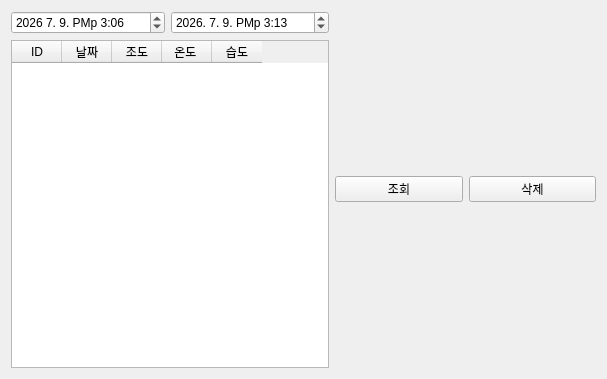
<?xml version="1.0" encoding="UTF-8"?>
<ui version="4.0">
 <class>Tab3Sqlite</class>
 <widget class="QWidget" name="Tab3Sqlite">
  <property name="geometry">
   <rect>
    <x>0</x>
    <y>0</y>
    <width>607</width>
    <height>379</height>
   </rect>
  </property>
  <property name="windowTitle">
   <string>Form</string>
  </property>
  <layout class="QVBoxLayout" name="verticalLayout_6">
   <item>
    <layout class="QHBoxLayout" name="horizontalLayout_4" stretch="1,1">
     <item>
      <layout class="QVBoxLayout" name="verticalLayout_2" stretch="1,9">
       <item>
        <layout class="QHBoxLayout" name="horizontalLayout">
         <item>
          <widget class="QDateTimeEdit" name="pDateTimeEditFrom">
           <property name="enabled">
            <bool>true</bool>
           </property>
           <property name="frame">
            <bool>true</bool>
           </property>
           <property name="dateTime">
            <datetime>
             <hour>15</hour>
             <minute>6</minute>
             <second>0</second>
             <year>2026</year>
             <month>7</month>
             <day>9</day>
            </datetime>
           </property>
           <property name="time">
            <time>
             <hour>15</hour>
             <minute>6</minute>
             <second>0</second>
            </time>
           </property>
           <property name="displayFormat">
            <string>yyyy M. d. Ap h:mm</string>
           </property>
          </widget>
         </item>
         <item>
          <widget class="QDateTimeEdit" name="pDateTimeEditTo">
           <property name="dateTime">
            <datetime>
             <hour>15</hour>
             <minute>13</minute>
             <second>0</second>
             <year>2026</year>
             <month>7</month>
             <day>9</day>
            </datetime>
           </property>
           <property name="time">
            <time>
             <hour>15</hour>
             <minute>13</minute>
             <second>0</second>
            </time>
           </property>
           <property name="displayFormat">
            <string>yyyy. M. d. Ap h:mm</string>
           </property>
          </widget>
         </item>
        </layout>
       </item>
       <item>
        <layout class="QVBoxLayout" name="verticalLayout">
         <item>
          <widget class="QTableWidget" name="pTBsensor">
           <attribute name="horizontalHeaderDefaultSectionSize">
            <number>50</number>
           </attribute>
           <column>
            <property name="text">
             <string>ID</string>
            </property>
           </column>
           <column>
            <property name="text">
             <string>날짜</string>
            </property>
           </column>
           <column>
            <property name="text">
             <string>조도</string>
            </property>
           </column>
           <column>
            <property name="text">
             <string>온도 </string>
            </property>
           </column>
           <column>
            <property name="text">
             <string>습도</string>
            </property>
           </column>
          </widget>
         </item>
        </layout>
       </item>
      </layout>
     </item>
     <item>
      <layout class="QVBoxLayout" name="verticalLayout_5" stretch="1,9">
       <item>
        <layout class="QHBoxLayout" name="horizontalLayout_2">
         <item>
          <widget class="QPushButton" name="pPBDbSearch">
           <property name="text">
            <string>조회</string>
           </property>
          </widget>
         </item>
         <item>
          <widget class="QPushButton" name="pPBDbDelete">
           <property name="text">
            <string>삭제</string>
           </property>
          </widget>
         </item>
        </layout>
       </item>
       <item>
        <layout class="QVBoxLayout" name="verticalLayout_4">
         <item>
          <layout class="QVBoxLayout" name="pChartViewLayout"/>
         </item>
        </layout>
       </item>
      </layout>
     </item>
    </layout>
   </item>
  </layout>
 </widget>
 <resources/>
 <connections/>
</ui>
